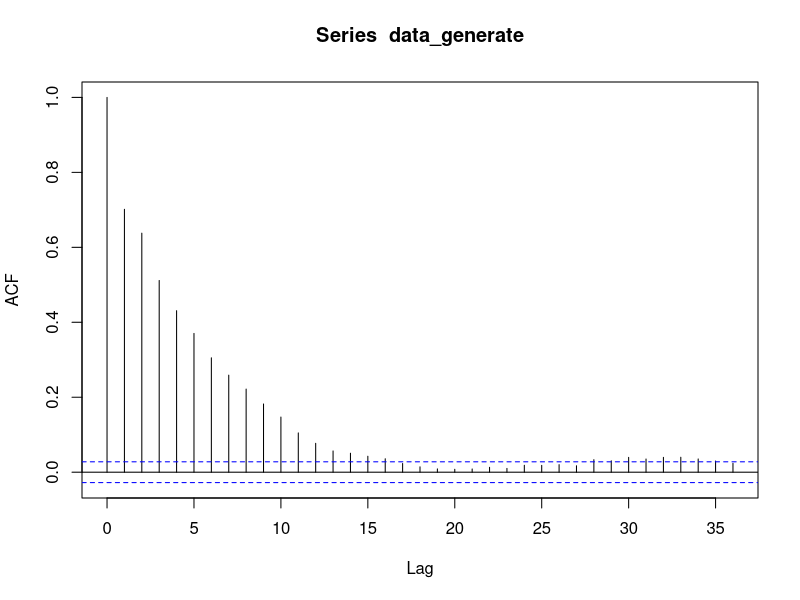
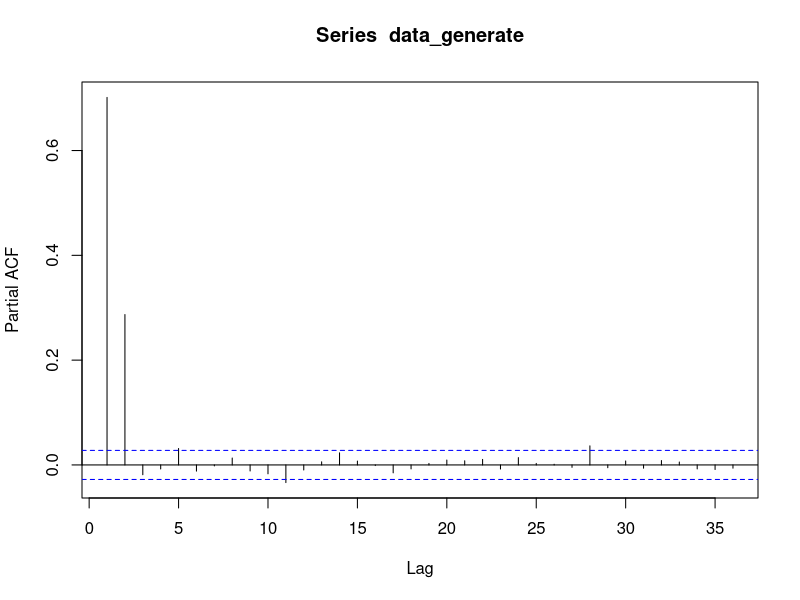
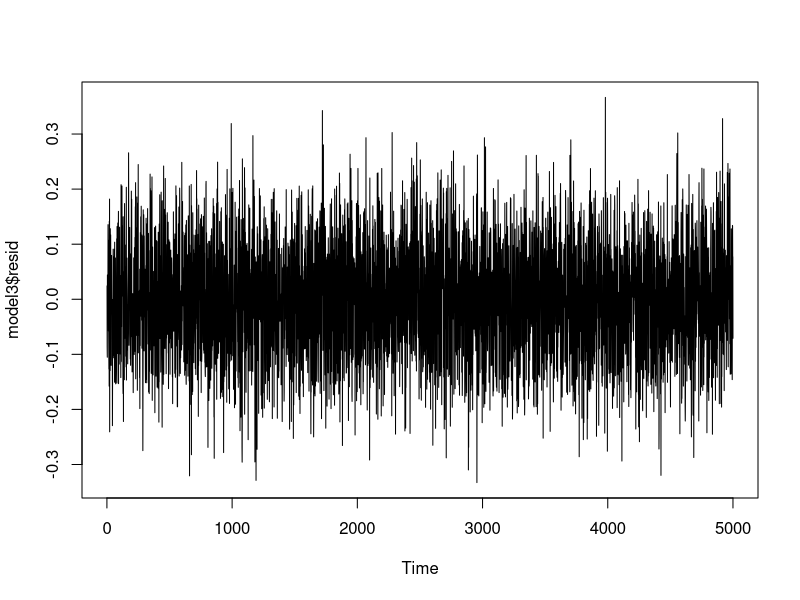
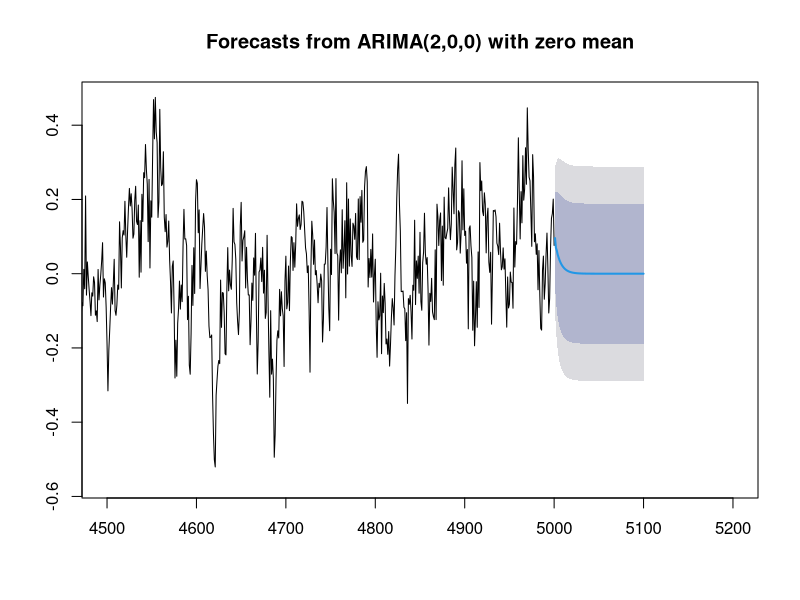
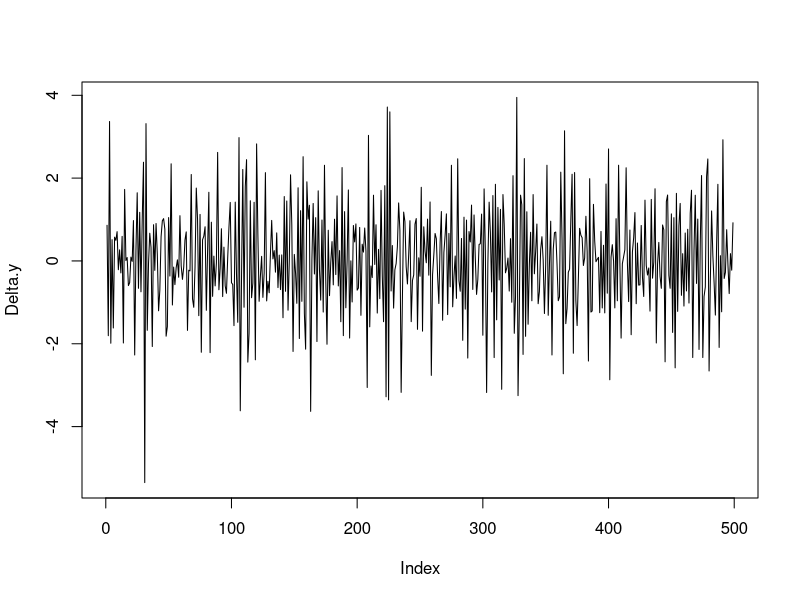
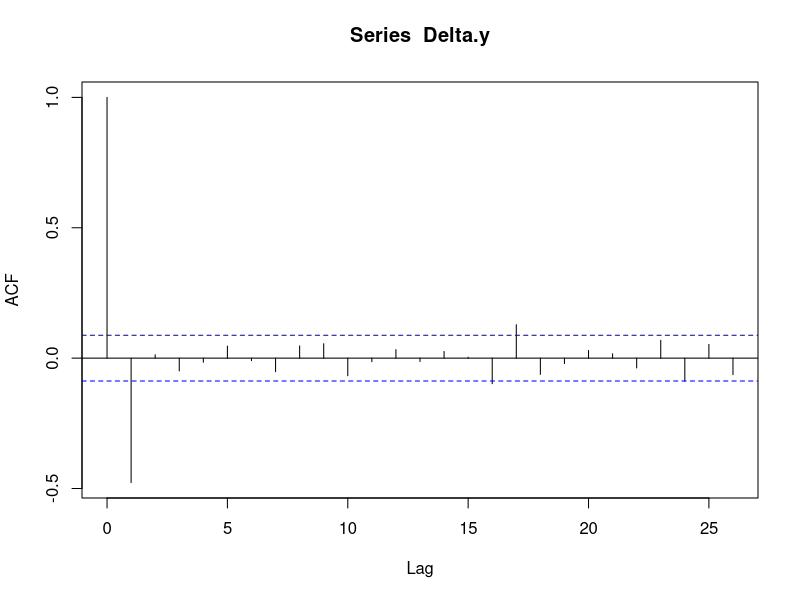
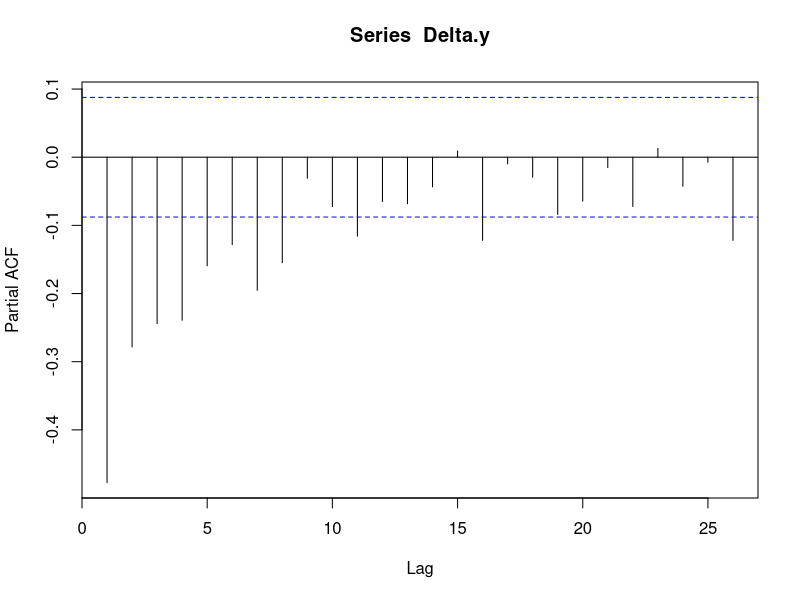
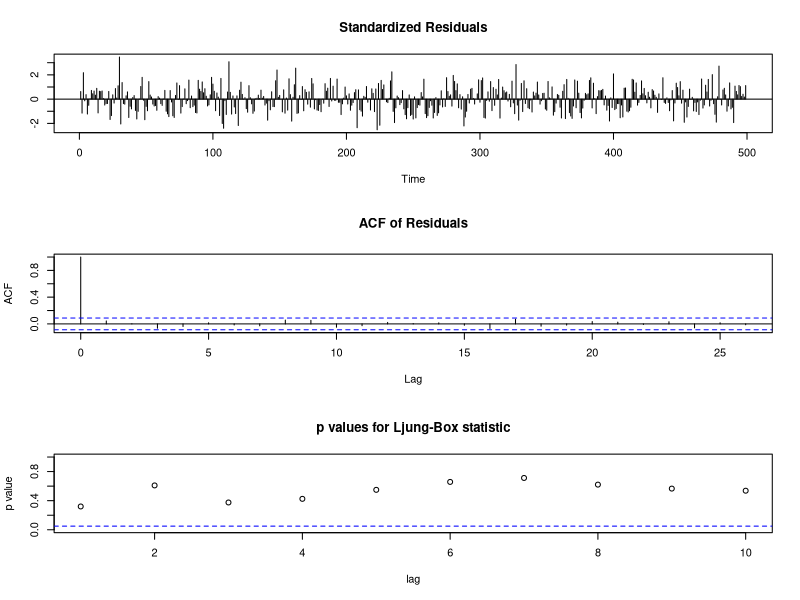

Generate these figures, in order, with R:
#install.packages("forecast")

library("forecast")
library("ggplot2")

# AR model:
# Example from the last lecture

data_generate <- arima.sim(list(ar = c(0.5, 0.3)), n = 5000, sd = sqrt(0.01))
data_generate

acf(data_generate)
pacf(data_generate)$acf

Box.test(data_generate, lag = 2, type = "Ljung-Box")

model3 = arima(data_generate, order=c(2,0,0), include.mean = F)
model3
plot(model3$resid,type='l')                
Box.test(model3$resid,lag=10,type='Ljung') 

# Predict

predict(model3, n.ahead = 20)
forecast(model3, 100)
plot(forecast(model3, 100), xlim = c(4500, 5200))

# more ar models

## MA models
epsilon=rnorm(500,sd=1)

Delta.y=diff(epsilon) # r_t = a_t-a_{t-1}

plot(Delta.y, type = 'l')
## for more details about the labels type ?plotmath

acf(Delta.y)

# r_{t-1} = a_{t-1}-a_{t-2}
# => Cov[r_t, r_{t-1}] = E[r_t*r_{t-1}] = -E[a_{t-1}^2]= -1  (why?)
# => Var[r_t]=Var[r_{t-1}]=2
# => Corr[r_t, r_{t-1}]=-1/2

pacf(Delta.y)

?arima
m1=arima(Delta.y,order=c(0,0,1)) #and MA10 model would be 0,0,10
m1        

#Call:
#arima(x = Delta.y, order = c(0, 0, 1))

#Coefficients:
#          ma1  intercept
#      -0.5265     0.0148             ## The model is Delta.y(t) =  0.0148+a(t)-0.5265a(t-1).
#s.e.   0.0391     0.0290

m2=arima(Delta.y,order=c(0,0,1),include.mean=F)
m2 

tsdiag(m2)
predict(m2,5)
forecast(m2, 100)
plot(forecast(m2, 100), xlim =c(400, 600))

# E[r_{t+1}|F_t] = E[a_{t+1}-a_{t}|F_t]=-a_t
# E[r_{t+2}|F_t] = E[a_{t+2}-a_{t+1}|F_t]=0

# Excercise (20 mins): generate data from the following model
### r_t - 3 = a_t - 0.8*a_{t-1}
  ### r_t = a_t - 0.8*a_{t-1} + 3
### a_t~N(0,1) for all t
# Then apply acf(), pacf(), arima(), tsdiag() and predict() for 10 steps

a_t = rnorm(500, mean = 0,sd=1)


###ANSWER###
n=10
epsilon = rnorm(n, sd = 1) #   \/ exclude first element
rt = epsilon[-n]-0.8*epsilon[-1]+3
#            ^exclude last element

acf(rt)

pacf(rt)

m4 = arima(rt, order = c(0,0,1))
m4
tsdiag(m4) #tells us info for residuals
predict(m4, n.ahead = 10)

